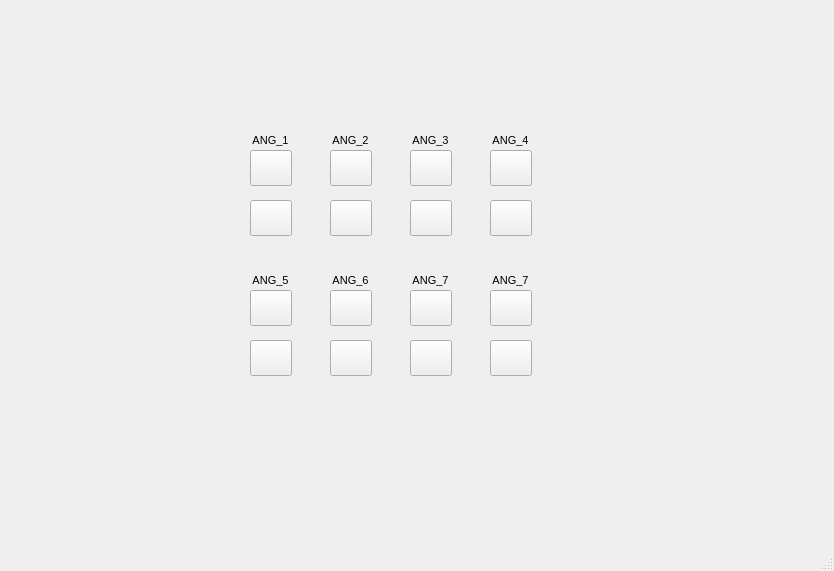
<?xml version="1.0" encoding="UTF-8"?>
<ui version="4.0">
 <class>MainWindow</class>
 <widget class="QMainWindow" name="MainWindow">
  <property name="geometry">
   <rect>
    <x>0</x>
    <y>0</y>
    <width>834</width>
    <height>571</height>
   </rect>
  </property>
  <property name="windowTitle">
   <string>Sogtware de Pages - Tahara</string>
  </property>
  <property name="windowIcon">
   <iconset>
    <normaloff>LogoEdrom.png</normaloff>LogoEdrom.png</iconset>
  </property>
  <widget class="QWidget" name="centralwidget">
   <widget class="QPushButton" name="AV_1">
    <property name="geometry">
     <rect>
      <x>250</x>
      <y>150</y>
      <width>42</width>
      <height>36</height>
     </rect>
    </property>
    <property name="icon">
     <iconset>
      <normaloff>green.png</normaloff>green.png</iconset>
    </property>
    <property name="iconSize">
     <size>
      <width>30</width>
      <height>30</height>
     </size>
    </property>
    <property name="autoRepeat">
     <bool>true</bool>
    </property>
    <property name="autoRepeatDelay">
     <number>300</number>
    </property>
   </widget>
   <widget class="QPushButton" name="RT_1">
    <property name="geometry">
     <rect>
      <x>250</x>
      <y>200</y>
      <width>42</width>
      <height>36</height>
     </rect>
    </property>
    <property name="icon">
     <iconset>
      <normaloff>red.png</normaloff>red.png</iconset>
    </property>
    <property name="iconSize">
     <size>
      <width>30</width>
      <height>30</height>
     </size>
    </property>
    <property name="autoRepeat">
     <bool>true</bool>
    </property>
   </widget>
   <widget class="QPushButton" name="RT_2">
    <property name="geometry">
     <rect>
      <x>330</x>
      <y>200</y>
      <width>42</width>
      <height>36</height>
     </rect>
    </property>
    <property name="icon">
     <iconset>
      <normaloff>red.png</normaloff>red.png</iconset>
    </property>
    <property name="iconSize">
     <size>
      <width>30</width>
      <height>30</height>
     </size>
    </property>
    <property name="autoRepeat">
     <bool>true</bool>
    </property>
    <property name="autoExclusive">
     <bool>false</bool>
    </property>
   </widget>
   <widget class="QPushButton" name="AV_2">
    <property name="geometry">
     <rect>
      <x>330</x>
      <y>150</y>
      <width>42</width>
      <height>36</height>
     </rect>
    </property>
    <property name="icon">
     <iconset>
      <normaloff>green.png</normaloff>green.png</iconset>
    </property>
    <property name="iconSize">
     <size>
      <width>30</width>
      <height>30</height>
     </size>
    </property>
    <property name="autoRepeat">
     <bool>true</bool>
    </property>
    <property name="autoExclusive">
     <bool>false</bool>
    </property>
   </widget>
   <widget class="QPushButton" name="RT_3">
    <property name="geometry">
     <rect>
      <x>410</x>
      <y>200</y>
      <width>42</width>
      <height>36</height>
     </rect>
    </property>
    <property name="icon">
     <iconset>
      <normaloff>red.png</normaloff>red.png</iconset>
    </property>
    <property name="iconSize">
     <size>
      <width>30</width>
      <height>30</height>
     </size>
    </property>
    <property name="autoRepeat">
     <bool>true</bool>
    </property>
    <property name="autoExclusive">
     <bool>false</bool>
    </property>
   </widget>
   <widget class="QPushButton" name="AV_3">
    <property name="geometry">
     <rect>
      <x>410</x>
      <y>150</y>
      <width>42</width>
      <height>36</height>
     </rect>
    </property>
    <property name="icon">
     <iconset>
      <normaloff>green.png</normaloff>green.png</iconset>
    </property>
    <property name="iconSize">
     <size>
      <width>30</width>
      <height>30</height>
     </size>
    </property>
    <property name="autoRepeat">
     <bool>true</bool>
    </property>
    <property name="autoExclusive">
     <bool>false</bool>
    </property>
   </widget>
   <widget class="QPushButton" name="RT_4">
    <property name="geometry">
     <rect>
      <x>490</x>
      <y>200</y>
      <width>42</width>
      <height>36</height>
     </rect>
    </property>
    <property name="icon">
     <iconset>
      <normaloff>red.png</normaloff>red.png</iconset>
    </property>
    <property name="iconSize">
     <size>
      <width>30</width>
      <height>30</height>
     </size>
    </property>
    <property name="autoRepeat">
     <bool>true</bool>
    </property>
    <property name="autoExclusive">
     <bool>false</bool>
    </property>
   </widget>
   <widget class="QPushButton" name="AV_4">
    <property name="geometry">
     <rect>
      <x>490</x>
      <y>150</y>
      <width>42</width>
      <height>36</height>
     </rect>
    </property>
    <property name="icon">
     <iconset>
      <normaloff>green.png</normaloff>green.png</iconset>
    </property>
    <property name="iconSize">
     <size>
      <width>30</width>
      <height>30</height>
     </size>
    </property>
    <property name="autoRepeat">
     <bool>true</bool>
    </property>
    <property name="autoExclusive">
     <bool>false</bool>
    </property>
   </widget>
   <widget class="QPushButton" name="RT_5">
    <property name="geometry">
     <rect>
      <x>250</x>
      <y>340</y>
      <width>42</width>
      <height>36</height>
     </rect>
    </property>
    <property name="icon">
     <iconset>
      <normaloff>red.png</normaloff>red.png</iconset>
    </property>
    <property name="iconSize">
     <size>
      <width>30</width>
      <height>30</height>
     </size>
    </property>
    <property name="autoRepeat">
     <bool>true</bool>
    </property>
    <property name="autoExclusive">
     <bool>false</bool>
    </property>
   </widget>
   <widget class="QPushButton" name="AV_5">
    <property name="geometry">
     <rect>
      <x>250</x>
      <y>290</y>
      <width>42</width>
      <height>36</height>
     </rect>
    </property>
    <property name="icon">
     <iconset>
      <normaloff>green.png</normaloff>green.png</iconset>
    </property>
    <property name="iconSize">
     <size>
      <width>30</width>
      <height>30</height>
     </size>
    </property>
    <property name="autoRepeat">
     <bool>true</bool>
    </property>
    <property name="autoExclusive">
     <bool>false</bool>
    </property>
   </widget>
   <widget class="QPushButton" name="RT_6">
    <property name="geometry">
     <rect>
      <x>330</x>
      <y>340</y>
      <width>42</width>
      <height>36</height>
     </rect>
    </property>
    <property name="icon">
     <iconset>
      <normaloff>red.png</normaloff>red.png</iconset>
    </property>
    <property name="iconSize">
     <size>
      <width>30</width>
      <height>30</height>
     </size>
    </property>
    <property name="autoRepeat">
     <bool>true</bool>
    </property>
   </widget>
   <widget class="QPushButton" name="AV_6">
    <property name="geometry">
     <rect>
      <x>330</x>
      <y>290</y>
      <width>42</width>
      <height>36</height>
     </rect>
    </property>
    <property name="icon">
     <iconset>
      <normaloff>green.png</normaloff>green.png</iconset>
    </property>
    <property name="iconSize">
     <size>
      <width>30</width>
      <height>30</height>
     </size>
    </property>
    <property name="autoRepeat">
     <bool>true</bool>
    </property>
   </widget>
   <widget class="QPushButton" name="RT_7">
    <property name="geometry">
     <rect>
      <x>410</x>
      <y>340</y>
      <width>42</width>
      <height>36</height>
     </rect>
    </property>
    <property name="icon">
     <iconset>
      <normaloff>red.png</normaloff>red.png</iconset>
    </property>
    <property name="iconSize">
     <size>
      <width>30</width>
      <height>30</height>
     </size>
    </property>
    <property name="autoRepeat">
     <bool>true</bool>
    </property>
   </widget>
   <widget class="QPushButton" name="AV_7">
    <property name="geometry">
     <rect>
      <x>410</x>
      <y>290</y>
      <width>42</width>
      <height>36</height>
     </rect>
    </property>
    <property name="icon">
     <iconset>
      <normaloff>green.png</normaloff>green.png</iconset>
    </property>
    <property name="iconSize">
     <size>
      <width>30</width>
      <height>30</height>
     </size>
    </property>
    <property name="autoRepeat">
     <bool>true</bool>
    </property>
   </widget>
   <widget class="QPushButton" name="RT_8">
    <property name="geometry">
     <rect>
      <x>490</x>
      <y>340</y>
      <width>42</width>
      <height>36</height>
     </rect>
    </property>
    <property name="icon">
     <iconset>
      <normaloff>red.png</normaloff>red.png</iconset>
    </property>
    <property name="iconSize">
     <size>
      <width>30</width>
      <height>30</height>
     </size>
    </property>
    <property name="autoRepeat">
     <bool>true</bool>
    </property>
   </widget>
   <widget class="QPushButton" name="AV_8">
    <property name="geometry">
     <rect>
      <x>490</x>
      <y>290</y>
      <width>42</width>
      <height>36</height>
     </rect>
    </property>
    <property name="icon">
     <iconset>
      <normaloff>green.png</normaloff>green.png</iconset>
    </property>
    <property name="iconSize">
     <size>
      <width>30</width>
      <height>30</height>
     </size>
    </property>
    <property name="autoRepeat">
     <bool>true</bool>
    </property>
   </widget>
   <widget class="QLabel" name="label">
    <property name="geometry">
     <rect>
      <x>250</x>
      <y>130</y>
      <width>41</width>
      <height>20</height>
     </rect>
    </property>
    <property name="font">
     <font>
      <pointsize>8</pointsize>
     </font>
    </property>
    <property name="text">
     <string>ANG_1</string>
    </property>
    <property name="alignment">
     <set>Qt::AlignCenter</set>
    </property>
   </widget>
   <widget class="QLabel" name="label_2">
    <property name="geometry">
     <rect>
      <x>330</x>
      <y>130</y>
      <width>41</width>
      <height>20</height>
     </rect>
    </property>
    <property name="font">
     <font>
      <pointsize>8</pointsize>
     </font>
    </property>
    <property name="text">
     <string>ANG_2</string>
    </property>
    <property name="alignment">
     <set>Qt::AlignCenter</set>
    </property>
   </widget>
   <widget class="QLabel" name="label_3">
    <property name="geometry">
     <rect>
      <x>410</x>
      <y>130</y>
      <width>41</width>
      <height>20</height>
     </rect>
    </property>
    <property name="font">
     <font>
      <pointsize>8</pointsize>
     </font>
    </property>
    <property name="text">
     <string>ANG_3</string>
    </property>
    <property name="alignment">
     <set>Qt::AlignCenter</set>
    </property>
   </widget>
   <widget class="QLabel" name="label_4">
    <property name="geometry">
     <rect>
      <x>490</x>
      <y>130</y>
      <width>41</width>
      <height>20</height>
     </rect>
    </property>
    <property name="font">
     <font>
      <pointsize>8</pointsize>
     </font>
    </property>
    <property name="text">
     <string>ANG_4</string>
    </property>
    <property name="alignment">
     <set>Qt::AlignCenter</set>
    </property>
   </widget>
   <widget class="QLabel" name="label_5">
    <property name="geometry">
     <rect>
      <x>250</x>
      <y>270</y>
      <width>41</width>
      <height>20</height>
     </rect>
    </property>
    <property name="font">
     <font>
      <pointsize>8</pointsize>
     </font>
    </property>
    <property name="text">
     <string>ANG_5</string>
    </property>
    <property name="alignment">
     <set>Qt::AlignCenter</set>
    </property>
   </widget>
   <widget class="QLabel" name="label_6">
    <property name="geometry">
     <rect>
      <x>330</x>
      <y>270</y>
      <width>41</width>
      <height>20</height>
     </rect>
    </property>
    <property name="font">
     <font>
      <pointsize>8</pointsize>
     </font>
    </property>
    <property name="text">
     <string>ANG_6</string>
    </property>
    <property name="alignment">
     <set>Qt::AlignCenter</set>
    </property>
   </widget>
   <widget class="QLabel" name="label_7">
    <property name="geometry">
     <rect>
      <x>410</x>
      <y>270</y>
      <width>41</width>
      <height>20</height>
     </rect>
    </property>
    <property name="font">
     <font>
      <pointsize>8</pointsize>
     </font>
    </property>
    <property name="text">
     <string>ANG_7</string>
    </property>
    <property name="alignment">
     <set>Qt::AlignCenter</set>
    </property>
   </widget>
   <widget class="QLabel" name="label_8">
    <property name="geometry">
     <rect>
      <x>490</x>
      <y>270</y>
      <width>41</width>
      <height>20</height>
     </rect>
    </property>
    <property name="font">
     <font>
      <pointsize>8</pointsize>
     </font>
    </property>
    <property name="text">
     <string>ANG_7</string>
    </property>
    <property name="alignment">
     <set>Qt::AlignCenter</set>
    </property>
   </widget>
  </widget>
  <widget class="QMenuBar" name="menubar">
   <property name="geometry">
    <rect>
     <x>0</x>
     <y>0</y>
     <width>834</width>
     <height>22</height>
    </rect>
   </property>
  </widget>
  <widget class="QStatusBar" name="statusbar"/>
 </widget>
 <resources/>
 <connections/>
</ui>
